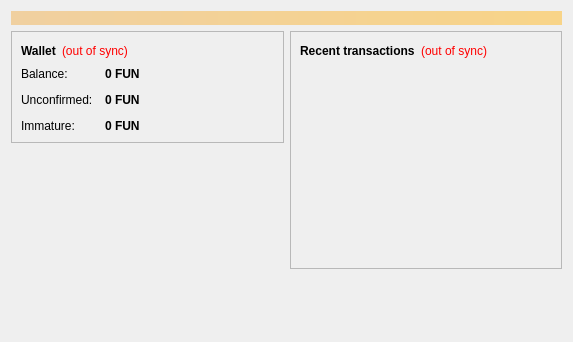
<?xml version="1.0" encoding="UTF-8"?>
<ui version="4.0">
 <class>OverviewPage</class>
 <widget class="QWidget" name="OverviewPage">
  <property name="geometry">
   <rect>
    <x>0</x>
    <y>0</y>
    <width>573</width>
    <height>342</height>
   </rect>
  </property>
  <property name="windowTitle">
   <string>Form</string>
  </property>
  <layout class="QVBoxLayout" name="topLayout">
   <item>
    <widget class="QLabel" name="labelAlerts">
     <property name="visible">
      <bool>false</bool>
     </property>
     <property name="styleSheet">
      <string notr="true">background-color: qlineargradient(x1: 0, y1: 0, x2: 1, y2: 0, stop:0 #F0D0A0, stop:1 #F8D488); color:#000000;</string>
     </property>
     <property name="wordWrap">
      <bool>true</bool>
     </property>
     <property name="margin">
      <number>3</number>
     </property>
    </widget>
   </item>
   <item>
    <layout class="QHBoxLayout" name="horizontalLayout" stretch="1,1">
     <item>
      <layout class="QVBoxLayout" name="verticalLayout_2">
       <item>
        <widget class="QFrame" name="frame">
         <property name="frameShape">
          <enum>QFrame::StyledPanel</enum>
         </property>
         <property name="frameShadow">
          <enum>QFrame::Raised</enum>
         </property>
         <layout class="QVBoxLayout" name="verticalLayout_4">
          <item>
           <layout class="QHBoxLayout" name="horizontalLayout_4">
            <item>
             <widget class="QLabel" name="label_5">
              <property name="font">
               <font>
                <weight>75</weight>
                <bold>true</bold>
               </font>
              </property>
              <property name="text">
               <string>Wallet</string>
              </property>
             </widget>
            </item>
            <item>
             <widget class="QLabel" name="labelWalletStatus">
              <property name="toolTip">
               <string>The displayed information may be out of date. Your wallet automatically synchronizes with the lovecoin network after a connection is established, but this process has not completed yet.</string>
              </property>
              <property name="styleSheet">
               <string notr="true">QLabel { color: red; }</string>
              </property>
              <property name="text">
               <string notr="true">(out of sync)</string>
              </property>
              <property name="alignment">
               <set>Qt::AlignLeading|Qt::AlignLeft|Qt::AlignVCenter</set>
              </property>
             </widget>
            </item>
            <item>
             <spacer name="horizontalSpacer_2">
              <property name="orientation">
               <enum>Qt::Horizontal</enum>
              </property>
              <property name="sizeHint" stdset="0">
               <size>
                <width>40</width>
                <height>20</height>
               </size>
              </property>
             </spacer>
            </item>
           </layout>
          </item>
          <item>
           <layout class="QFormLayout" name="formLayout_2">
            <property name="fieldGrowthPolicy">
             <enum>QFormLayout::AllNonFixedFieldsGrow</enum>
            </property>
            <property name="horizontalSpacing">
             <number>12</number>
            </property>
            <property name="verticalSpacing">
             <number>12</number>
            </property>
            <item row="0" column="0">
             <widget class="QLabel" name="label">
              <property name="text">
               <string>Balance:</string>
              </property>
             </widget>
            </item>
            <item row="0" column="1">
             <widget class="QLabel" name="labelBalance">
              <property name="font">
               <font>
                <weight>75</weight>
                <bold>true</bold>
               </font>
              </property>
              <property name="cursor">
               <cursorShape>IBeamCursor</cursorShape>
              </property>
              <property name="toolTip">
               <string>Your current balance</string>
              </property>
              <property name="text">
               <string notr="true">0 FUN</string>
              </property>
              <property name="textInteractionFlags">
               <set>Qt::LinksAccessibleByMouse|Qt::TextSelectableByKeyboard|Qt::TextSelectableByMouse</set>
              </property>
             </widget>
            </item>
            <item row="1" column="0">
             <widget class="QLabel" name="label_3">
              <property name="text">
               <string>Unconfirmed:</string>
              </property>
             </widget>
            </item>
            <item row="1" column="1">
             <widget class="QLabel" name="labelUnconfirmed">
              <property name="font">
               <font>
                <weight>75</weight>
                <bold>true</bold>
               </font>
              </property>
              <property name="cursor">
               <cursorShape>IBeamCursor</cursorShape>
              </property>
              <property name="toolTip">
               <string>Total of transactions that have yet to be confirmed, and do not yet count toward the current balance</string>
              </property>
              <property name="text">
               <string notr="true">0 FUN</string>
              </property>
              <property name="textInteractionFlags">
               <set>Qt::LinksAccessibleByMouse|Qt::TextSelectableByKeyboard|Qt::TextSelectableByMouse</set>
              </property>
             </widget>
            </item>
            <item row="2" column="0">
             <widget class="QLabel" name="labelImmatureText">
              <property name="text">
               <string>Immature:</string>
              </property>
             </widget>
            </item>
            <item row="2" column="1">
             <widget class="QLabel" name="labelImmature">
              <property name="font">
               <font>
                <weight>75</weight>
                <bold>true</bold>
               </font>
              </property>
              <property name="toolTip">
               <string>Mined balance that has not yet matured</string>
              </property>
              <property name="text">
               <string notr="true">0 FUN</string>
              </property>
              <property name="textInteractionFlags">
               <set>Qt::LinksAccessibleByMouse|Qt::TextSelectableByKeyboard|Qt::TextSelectableByMouse</set>
              </property>
             </widget>
            </item>
           </layout>
          </item>
         </layout>
        </widget>
       </item>
       <item>
        <spacer name="verticalSpacer">
         <property name="orientation">
          <enum>Qt::Vertical</enum>
         </property>
         <property name="sizeHint" stdset="0">
          <size>
           <width>20</width>
           <height>40</height>
          </size>
         </property>
        </spacer>
       </item>
      </layout>
     </item>
     <item>
      <layout class="QVBoxLayout" name="verticalLayout_3">
       <item>
        <widget class="QFrame" name="frame_2">
         <property name="frameShape">
          <enum>QFrame::StyledPanel</enum>
         </property>
         <property name="frameShadow">
          <enum>QFrame::Raised</enum>
         </property>
         <layout class="QVBoxLayout" name="verticalLayout">
          <item>
           <layout class="QHBoxLayout" name="horizontalLayout_2">
            <item>
             <widget class="QLabel" name="label_4">
              <property name="text">
               <string>&lt;b&gt;Recent transactions&lt;/b&gt;</string>
              </property>
             </widget>
            </item>
            <item>
             <widget class="QLabel" name="labelTransactionsStatus">
              <property name="toolTip">
               <string>The displayed information may be out of date. Your wallet automatically synchronizes with the lovecoin network after a connection is established, but this process has not completed yet.</string>
              </property>
              <property name="styleSheet">
               <string notr="true">QLabel { color: red; }</string>
              </property>
              <property name="text">
               <string notr="true">(out of sync)</string>
              </property>
              <property name="alignment">
               <set>Qt::AlignRight|Qt::AlignTrailing|Qt::AlignVCenter</set>
              </property>
             </widget>
            </item>
            <item>
             <spacer name="horizontalSpacer">
              <property name="orientation">
               <enum>Qt::Horizontal</enum>
              </property>
              <property name="sizeHint" stdset="0">
               <size>
                <width>40</width>
                <height>20</height>
               </size>
              </property>
             </spacer>
            </item>
           </layout>
          </item>
          <item>
           <widget class="QListView" name="listTransactions">
            <property name="styleSheet">
             <string notr="true">QListView { background: transparent; }</string>
            </property>
            <property name="frameShape">
             <enum>QFrame::NoFrame</enum>
            </property>
            <property name="verticalScrollBarPolicy">
             <enum>Qt::ScrollBarAlwaysOff</enum>
            </property>
            <property name="horizontalScrollBarPolicy">
             <enum>Qt::ScrollBarAlwaysOff</enum>
            </property>
            <property name="selectionMode">
             <enum>QAbstractItemView::NoSelection</enum>
            </property>
           </widget>
          </item>
         </layout>
        </widget>
       </item>
       <item>
        <spacer name="verticalSpacer_2">
         <property name="orientation">
          <enum>Qt::Vertical</enum>
         </property>
         <property name="sizeHint" stdset="0">
          <size>
           <width>20</width>
           <height>40</height>
          </size>
         </property>
        </spacer>
       </item>
      </layout>
     </item>
    </layout>
   </item>
  </layout>
 </widget>
 <resources/>
 <connections/>
</ui>
